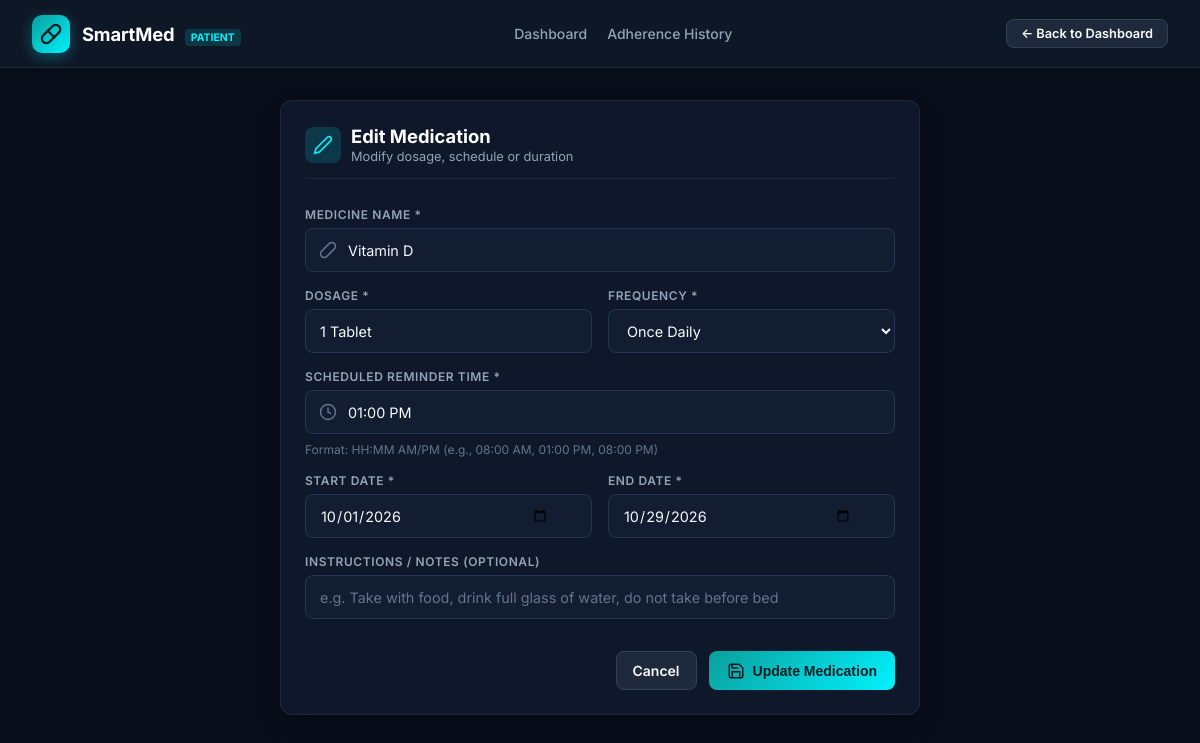
Page /medications/edit/2 (signed in) on the committed database.
### tables this page shows
CREATE TABLE medications (
            id INTEGER PRIMARY KEY AUTOINCREMENT,
            patient_id INTEGER NOT NULL,
            medicine_name TEXT NOT NULL,
            dosage TEXT NOT NULL,
            frequency TEXT NOT NULL,
            scheduled_time TEXT NOT NULL,
            start_date TEXT NOT NULL,
            end_date TEXT NOT NULL, instructions TEXT DEFAULT '',
            FOREIGN KEY (patient_id) REFERENCES users(id) ON DELETE CASCADE
        );

### app.py (the view, shortened to what this page needs)
@app.route("/medications/edit/<int:med_id>", methods=["GET", "POST"])
def edit_medication(med_id):
    if "user_id" not in session:
        return redirect(url_for("login"))
    patient_id = session["user_id"]
    conn = get_db()
    cursor = conn.cursor()
    cursor.execute("SELECT * FROM medications WHERE id = ? AND patient_id = ?", (med_id, patient_id))
    medication = cursor.fetchone()
    if not medication:
        conn.close()
        flash("Medication not found or unauthorized.", "error")
        return redirect(url_for("patient_dashboard"))
    conn.close()
    return render_template("add_medicine.html", medication=medication, is_edit=True)

### app.py (called while the page is built)
def get_db():
    conn = sqlite3.connect(DATABASE_PATH)
    conn.row_factory = sqlite3.Row
    return conn

### templates/add_medicine.html (shortened to what this page needs)
<!DOCTYPE html>
<html lang="en">
<head>
  <link rel="stylesheet" href="{{ url_for('static', filename='css/style.css') }}">
</head>
<body class="app-layout">
  <header class="navbar">
    <a href="{{ url_for('patient_dashboard') }}" class="nav-brand">
      <div class="brand-icon-box">
        <svg width="22" height="22" viewBox="0 0 24 24" fill="none" stroke="currentColor" stroke-width="2.5" stroke-linecap="round" stroke-linejoin="round">
          <path d="m10.5 20.5 10-10a4.95 4.95 0 1 0-7-7l-10 10a4.95 4.95 0 1 0 7 7Z"/>
          <path d="m8.5 8.5 7 7"/>
        </svg>
      </div>
      <div>
        <span class="brand-name">SmartMed</span>
        <span class="brand-tag">Patient</span>
      </div>
    </a>
    <nav class="nav-links">
      <a href="{{ url_for('patient_dashboard') }}" class="nav-link">Dashboard</a>
      <a href="{{ url_for('history') }}" class="nav-link">Adherence History</a>
    </nav>
    <div class="nav-actions">
      <a href="{{ url_for('patient_dashboard') }}" class="btn-secondary" style="padding:6px 14px; font-size:0.8rem;">
        ← Back to Dashboard
      </a>
    </div>
  </header>
  <main class="main-content">
    <div class="form-card section-card">
      <div class="section-header">
        <div class="section-title-box">
          <div style="width:36px; height:36px; border-radius:8px; background:rgba(0, 242, 254, 0.15); display:flex; align-items:center; justify-content:center; color:var(--cyan-accent);">
            {% if is_edit %}
              <svg width="20" height="20" viewBox="0 0 24 24" fill="none" stroke="currentColor" stroke-width="2"><path d="M17 3a2.85 2.83 0 1 1 4 4L7.5 20.5 2 22l1.5-5.5Z"/></svg>
            {% else %}
              <svg width="20" height="20" viewBox="0 0 24 24" fill="none" stroke="currentColor" stroke-width="2"><line x1="12" y1="5" x2="12" y2="19"/><line x1="5" y1="12" x2="19" y2="12"/></svg>
            {% endif %}
          </div>
          <div>
            <h2 class="section-title">{{ 'Edit Medication' if is_edit else 'Add New Medication' }}</h2>
            <p style="font-size:0.8rem; color:var(--text-muted); margin-top:2px;">
              {{ 'Modify dosage, schedule or duration' if is_edit else 'Configure a prescription schedule to receive reminders' }}
            </p>
          </div>
        </div>
      </div>
      <form action="{{ url_for('edit_medication', med_id=medication.id) if is_edit else url_for('add_medication') }}" method="POST" class="auth-form" style="margin-top:10px;">
        <div class="form-group">
          <label class="form-label" for="medicine_name">Medicine Name *</label>
          <div class="input-container">
            <input type="text" id="medicine_name" name="medicine_name" class="auth-input" placeholder="e.g. Paracetamol, Amoxicillin, Metformin"
                   value="{{ medication.medicine_name if medication else (form_data.medicine_name if form_data else '') }}" required>
          </div>
        </div>
        <div class="form-grid-2">
          <div class="form-group">
            <label class="form-label" for="dosage">Dosage *</label>
            <div class="input-container">
              <input type="text" id="dosage" name="dosage" class="auth-input no-left-icon" placeholder="e.g. 500 mg, 1 Tablet, 10 ml"
                     value="{{ medication.dosage if medication else (form_data.dosage if form_data else '') }}" required>
            </div>
          </div>
          <div class="form-group">
            <label class="form-label" for="frequency">Frequency *</label>
            <div class="input-container">
              <select id="frequency" name="frequency" class="auth-input no-left-icon" style="background:var(--input-bg); color:var(--text-main);" required>
                {% set curr_freq = medication.frequency if medication else (form_data.frequency if form_data else 'Once Daily') %}
                <option value="Once Daily" {% if curr_freq == 'Once Daily' %}selected{% endif %}>Once Daily</option>
              </select>
            </div>
          </div>
        </div>
        <div class="form-group">
          <label class="form-label" for="scheduled_time">Scheduled Reminder Time *</label>
          <div class="input-container">
            <input type="text" id="scheduled_time" name="scheduled_time" class="auth-input" placeholder="e.g. 08:00 AM or 01:00 PM"
                   value="{{ medication.scheduled_time if medication else (form_data.scheduled_time if form_data else '08:00 AM') }}" required>
          </div>
          <span style="font-size:0.75rem; color:var(--text-dim); margin-top:2px;">Format: HH:MM AM/PM (e.g., 08:00 AM, 01:00 PM, 08:00 PM)</span>
        </div>
        <div class="form-grid-2">
          <div class="form-group">
            <label class="form-label" for="start_date">Start Date *</label>
            <div class="input-container">
              <input type="date" id="start_date" name="start_date" class="auth-input no-left-icon"
                     value="{{ medication.start_date if medication else (form_data.start_date if form_data else default_start) }}" required>
            </div>
          </div>
          <div class="form-group">
            <label class="form-label" for="end_date">End Date *</label>
            <div class="input-container">
              <input type="date" id="end_date" name="end_date" class="auth-input no-left-icon"
                     value="{{ medication.end_date if medication else (form_data.end_date if form_data else default_end) }}" required>
            </div>
          </div>
        </div>
        <div class="form-group">
          <label class="form-label" for="instructions">Instructions / Notes (Optional)</label>
          <div class="input-container">
            <input type="text" id="instructions" name="instructions" class="auth-input no-left-icon"
                   placeholder="e.g. Take with food, drink full glass of water, do not take before bed"
                   value="{{ medication.instructions if medication else (form_data.instructions if form_data else '') }}">
          </div>
        </div>
        <div style="display:flex; justify-content:flex-end; gap:12px; margin-top:16px;">
          <a href="{{ url_for('patient_dashboard') }}" class="btn-secondary">Cancel</a>
          <button type="submit" class="btn-cta">
            <svg width="18" height="18" viewBox="0 0 24 24" fill="none" stroke="currentColor" stroke-width="2"><path d="M19 21H5a2 2 0 0 1-2-2V5a2 2 0 0 1 2-2h11l5 5v11a2 2 0 0 1-2 2z"/><polyline points="17 21 17 13 7 13 7 21"/><polyline points="7 3 7 8 15 8"/></svg>
            <span>{{ 'Update Medication' if is_edit else 'Save Medication' }}</span>
          </button>
        </div>
      </form>
    </div>
  </main>
</body>
</html>

### static/css/style.css (style rules this page uses)
:root { --primary-teal: #0B9F9C; --primary-teal-dark: #07716F; --primary-teal-glow: rgba(11, 159, 156, 0.35); --cyan-accent: #00F2FE; --cyan-hover: #4facfe; --dark-navy: #090D16; --card-navy: #0F172A; --card-navy-subtle: #1E293B; --input-bg: #131D31; --input-border: #233554; --input-focus: #00F2FE; --text-main: #F8FAFC; --text-muted: #94A3B8; --text-dim: #64748B; --status-taken: #10B981; --status-taken-bg: rgba(16, 185, 129, 0.15); --status-missed: #EF4444; --status-missed-bg: rgba(239, 68, 68, 0.15); --status-pending: #F59E0B; --status-pending-bg: rgba(245, 158, 11, 0.15); --radius-sm: 8px; --radius-md: 12px; --radius-lg: 14px; --radius-pill: 9999px; --shadow-card: 0 25px 50px -12px rgba(0, 0, 0, 0.5), 0 0 40px rgba(11, 159, 156, 0.2); --shadow-subtle: 0 10px 25px -5px rgba(0, 0, 0, 0.3); }
* { margin: 0; padding: 0; box-sizing: border-box; }
body { font-family: 'Inter', -apple-system, BlinkMacSystemFont, "Segoe UI", Roboto, sans-serif; background-color: #0B132B; color: var(--text-main); min-height: 100vh; -webkit-font-smoothing: antialiased; }
.auth-form { display: flex; flex-direction: column; gap: 16px; }
.form-group { display: flex; flex-direction: column; gap: 6px; }
.form-label { font-size: 0.75rem; font-weight: 600; text-transform: uppercase; letter-spacing: 0.05em; color: var(--text-muted); }
.input-container { position: relative; display: flex; align-items: center; }
.auth-input { width: 100%; height: 44px; background: var(--input-bg); border: 1px solid var(--input-border); border-radius: var(--radius-sm); padding: 0 42px 0 42px; color: var(--text-main); font-size: 0.9rem; font-family: inherit; transition: all 0.2s ease; }
.auth-input.no-left-icon { padding-left: 14px; }
.auth-input::placeholder { color: var(--text-dim); }
.app-layout { min-height: 100vh; display: flex; flex-direction: column; background-color: #080D1A; }
.navbar { height: 68px; background: #0E1726; border-bottom: 1px solid #1E293B; display: flex; align-items: center; justify-content: space-between; padding: 0 32px; position: sticky; top: 0; z-index: 100; }
.nav-brand { display: flex; align-items: center; gap: 12px; text-decoration: none; color: #FFFFFF; }
.brand-icon-box { width: 38px; height: 38px; border-radius: 10px; background: linear-gradient(135deg, #0B9F9C 0%, #00F2FE 100%); display: flex; align-items: center; justify-content: center; color: #042022; font-weight: 800; box-shadow: 0 4px 14px rgba(0, 242, 254, 0.3); }
.brand-name { font-size: 1.15rem; font-weight: 700; letter-spacing: -0.01em; }
.brand-tag { font-size: 0.65rem; text-transform: uppercase; background: rgba(0, 242, 254, 0.15); color: var(--cyan-accent); padding: 2px 6px; border-radius: 4px; font-weight: 700; margin-left: 6px; }
.nav-links { display: flex; align-items: center; gap: 20px; }
.nav-link { color: var(--text-muted); text-decoration: none; font-size: 0.875rem; font-weight: 500; transition: color 0.2s ease; display: flex; align-items: center; gap: 6px; }
.nav-actions { display: flex; align-items: center; gap: 16px; }
.main-content { flex: 1; max-width: 1240px; width: 100%; margin: 0 auto; padding: 32px 24px; display: flex; flex-direction: column; gap: 28px; }
.btn-cta { background: linear-gradient(135deg, #0B9F9C 0%, #00F2FE 100%); color: #051D24; font-weight: 700; font-size: 0.875rem; padding: 10px 18px; border-radius: var(--radius-sm); text-decoration: none; display: inline-flex; align-items: center; gap: 8px; border: none; cursor: pointer; transition: all 0.25s ease; }
.btn-secondary { background: #1E293B; color: var(--text-main); border: 1px solid #334155; font-weight: 600; font-size: 0.875rem; padding: 10px 16px; border-radius: var(--radius-sm); text-decoration: none; display: inline-flex; align-items: center; gap: 8px; cursor: pointer; transition: all 0.2s ease; }
.section-card { background: var(--card-navy); border: 1px solid rgba(255, 255, 255, 0.07); border-radius: var(--radius-md); padding: 24px; box-shadow: var(--shadow-subtle); display: flex; flex-direction: column; gap: 18px; }
.section-header { display: flex; align-items: center; justify-content: space-between; border-bottom: 1px solid rgba(255, 255, 255, 0.06); padding-bottom: 14px; }
.section-title-box { display: flex; align-items: center; gap: 10px; }
.section-title { font-size: 1.15rem; font-weight: 700; color: #FFFFFF; }
.form-card { max-width: 640px; margin: 0 auto; width: 100%; }
.form-grid-2 { display: grid; grid-template-columns: 1fr 1fr; gap: 16px; }

### rows in the picture
medications: medicine_name "Vitamin D", dosage "1 Tablet", frequency "Once Daily", scheduled_time "01:00 PM", start_date "10/01/2026", end_date "10/29/2026"

### other values in the picture
{{ 'Edit Medication' if is_edit else 'Add New Medication' }} "Edit Medication"
{{ 'Update Medication' if is_edit else 'Save Medication' }} "Update Medication"
